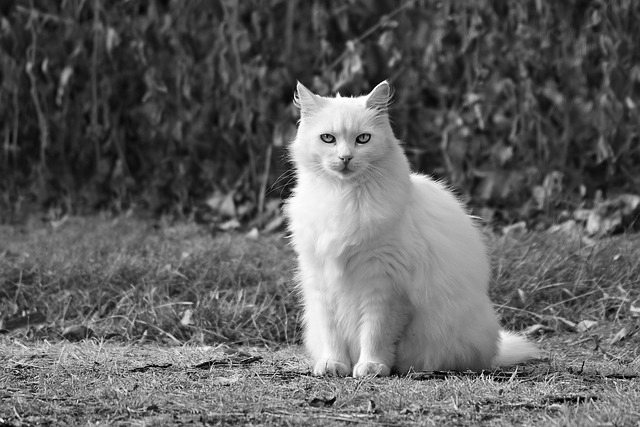
#> input picture Steganalyse/katze_encoded.png, 640 x 427 px
$ python Steganalyse_VisuellerAngriff.py
#> lines starting #> are read from the running program, lines starting #| are printed output that depends on the picture
from PIL import Image

def binary_combinations(LSBcount):
    list_binary_combinations = []
    binary = 0

    for i in range(2**LSBcount):
        s = ""
        binary_combination = format(binary, "b")[-LSBcount:]
        for n in range(LSBcount-len(binary_combination)):
            s = s + "0"
        list_binary_combinations.append(s+binary_combination)
        binary+=1

    return list_binary_combinations

img = Image.open("katze_encoded.png")
#> img is the input picture: PIL image 640x427 L; min 0, max 254, mean 96.3
width, height = img.size
#> width = 640; height = 427
pixel_map = img.load()

total_pixel = width * height  # total number of pixels
#> total_pixel = 273280
encoded_img = Image.new(img.mode, img.size)
#> encoded_img: PIL image 640x427 L; every value is 0
LSBcount = 7
list_binary_combination = binary_combinations(LSBcount)
for y in range(height):
    for x in range(width):
        pixel = pixel_map[x, y]
        formattedpixel = format(pixel, "b")
        s = ""
        for n in range(8-len(formattedpixel)):
            s = s + "0"

        full_binary = s + formattedpixel
        binary_LSB = full_binary[-LSBcount:]
        for m in range(len(list_binary_combination)):
            if list_binary_combination[m] == binary_LSB:
                encoded_img.putpixel((x,y),int((256/LSBcount**2 -1) * m))
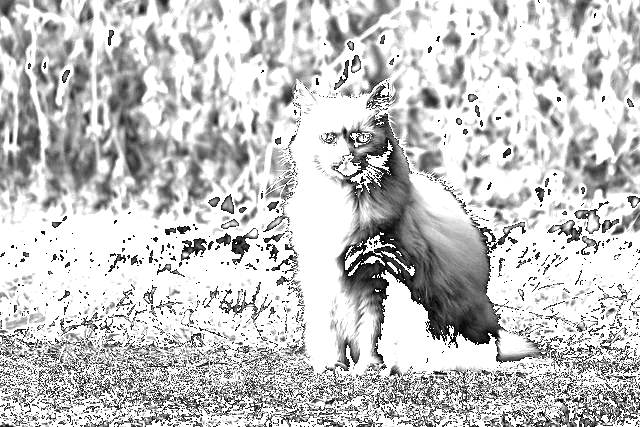
#> encoded_img: PIL image 640x427 L; min 0, max 255, mean 197.9

encoded_img.save("katze_stega.png", "PNG", quality=100, optimize=False)
